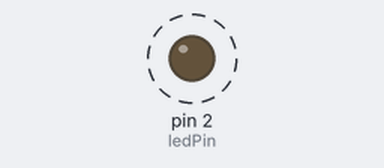
Bench run of a sketch on a simulated Arduino Uno, built with avr-gcc and run on an emulated ATmega328P. Parts: output pins drawn as LEDs (lit = HIGH). Dashed ring = blinking.

Above: at 0.15 s.
Timing chart, 0 to 3.0 s (numbered marks = the images above):
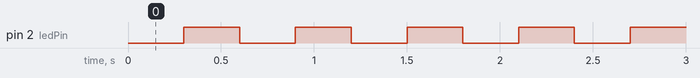

The sketch:

03_blink_millis.ino
```cpp
int ledPin = 2;
unsigned long timer = 0;
int STEP = 300;
void setup() {
  pinMode(ledPin, OUTPUT);
}
void loop() {
  if (millis() - timer >= STEP) {
    timer = millis();
    digitalWrite(ledPin, !digitalRead(ledPin));
  }
}
```

Measured:
- by itself, pin 2 (ledPin): alternates HIGH for 0.30 s and LOW for 0.30 s
